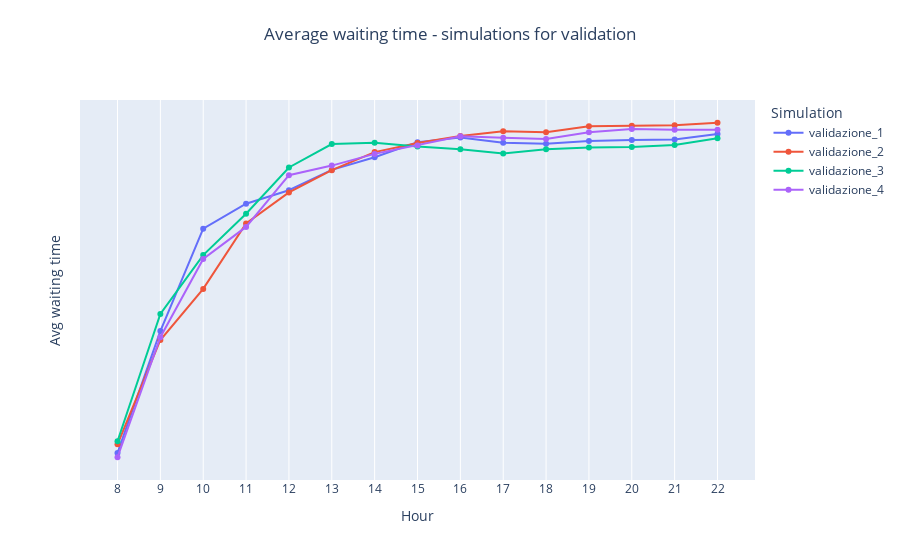

The cell this chart's notebook holds for it:
### Markdown cell above
## Average waiting time - No jockey

### Code cell
# Average waiting time

fig = go.Figure()

fig = add_simulation_to_plot(fig, df_simulations, 'validazione_1', "Avg_waiting_times_standard")
fig = add_simulation_to_plot(fig, df_simulations, 'validazione_2', "Avg_waiting_times_standard")
fig = add_simulation_to_plot(fig, df_simulations, 'validazione_3', "Avg_waiting_times_standard")
fig = add_simulation_to_plot(fig, df_simulations, 'validazione_4', "Avg_waiting_times_standard")

fig = decorate_figure(fig,
    title="Average waiting time - simulations for validation",
    y_axis_title="Avg waiting time",
    dtick=1)

fig.show()
fig.write_image("doc/report/images/results/avg_wt_validation.png", scale=IMAGE_SCALE)

### Figure 1 — Plotly figure (JSON) as saved in the notebook; plotly's stock layout.template omitted (floating-point values rounded to 4 significant figures)
{"data": [{"mode": "lines+markers", "name": "validazione_1", "type": "scatter", "x": [8, 9, 10, 11, 12, 13, 14, 15, 16, 17, 18, 19, 20, 21, 22], "y": [0.00922, 0.03589, 0.05827, 0.06372, 0.06667, 0.07113, 0.07389, 0.0772, 0.07821, 0.07706, 0.07685, 0.07746, 0.07767, 0.07778, 0.079]}, {"mode": "lines+markers", "name": "validazione_2", "type": "scatter", "x": [8, 9, 10, 11, 12, 13, 14, 15, 16, 17, 18, 19, 20, 21, 22], "y": [0.01109, 0.03392, 0.04509, 0.0594, 0.06619, 0.07106, 0.07502, 0.07701, 0.07853, 0.07956, 0.07939, 0.08065, 0.0808, 0.08087, 0.08144]}, {"mode": "lines+markers", "name": "validazione_3", "type": "scatter", "x": [8, 9, 10, 11, 12, 13, 14, 15, 16, 17, 18, 19, 20, 21, 22], "y": [0.01176, 0.03962, 0.0525, 0.06154, 0.07165, 0.07679, 0.07707, 0.07626, 0.07563, 0.07474, 0.07565, 0.07602, 0.07615, 0.07657, 0.07806]}, {"mode": "lines+markers", "name": "validazione_4", "type": "scatter", "x": [8, 9, 10, 11, 12, 13, 14, 15, 16, 17, 18, 19, 20, 21, 22], "y": [0.008267, 0.03452, 0.05163, 0.05865, 0.06997, 0.07207, 0.07463, 0.07649, 0.07846, 0.07817, 0.07789, 0.07936, 0.08009, 0.0799, 0.07992]}], "layout": {"legend": {"title": {"text": "Simulation"}}, "title": {"text": "Average waiting time - simulations for validation", "x": 0.5, "xanchor": "center", "y": 0.95, "yanchor": "top"}, "xaxis": {"dtick": 1, "tick0": 0, "tickmode": "linear", "title": {"text": "Hour"}}, "yaxis": {"dtick": 1, "tick0": 0, "tickmode": "linear", "title": {"text": "Avg waiting time"}}}}
